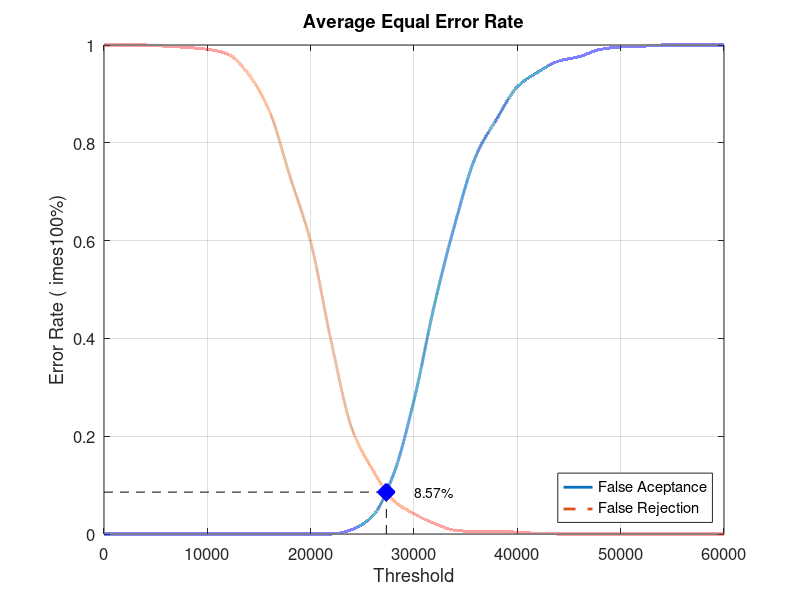
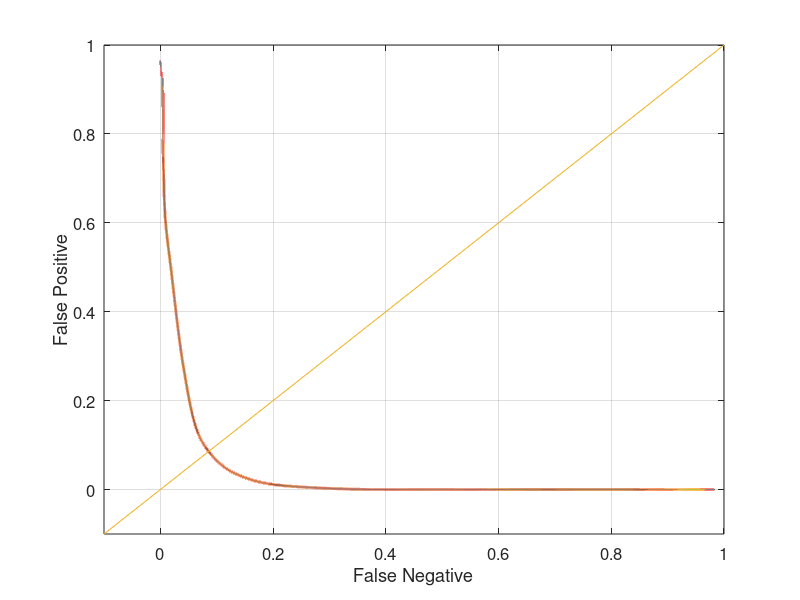

Recreate these plots in MATLAB, in order.
close all;
clear;
clc;
x = 0:2000:60000;
xq = 0:0.5:60000;

y0 = [0 0 0 0 0 0 0 0 0 0 0 0 0.00921053 0.0368421 0.121053 0.273684 0.471053 0.636842 0.773684 0.848684 0.914474 0.944737 0.967105 0.976316 0.99079 0.996053 0.997368 1 1 1 1]
yy0 = interp1(x, y0, xq, 'pchip');
y1 = [1 1 1 0.9975 0.995 0.99125 0.98125 0.94 0.865 0.73125 0.5975 0.3925 0.215 0.13125 0.06875 0.04125 0.02125 0.0075 0.005 0.005 0.00375 0.00125 0 0 0 0 0 0 0 0 0]
yy1 = interp1(x, y1, xq, 'pchip');

% Calculating EER: 
y2 = abs(y0 - y1);
find(y2 == min(y2))
yy2 = abs(yy0 - yy1);
xEER = find(yy2 == min(yy2));
xEERIndex = xq(xEER) % X-axis EER
yEER = yy0(xEER) % Y-axis EER

main = figure
plot(xq, yy0,'-','LineWidth', 2);	hold on
plot(xq, yy1,'--','LineWidth', 2);	hold on
plot([xEERIndex xEERIndex], [0 yEER], 'k--');	hold on
plot([0 xEERIndex], [yEER yEER], 'k--');	hold on
plot(xEERIndex, yEER, 'bx', 'LineWidth', 10);	hold on
text(xEERIndex + 10 * xEERIndex / 100, yEER, [num2str(round((10000 * yEER)) / 100) '%'])
legend('False Aceptance', 'False Rejection', 'Location', 'SouthEast')
xlabel('Threshold')
ylabel('Error Rate (	imes100%)')
title('Average Equal Error Rate')
set(gca, 'FontSize', 12)
axis([0 60000 0 1])
grid on

print(main, 'Experiment3AverageMain', '-dpng');
FNRxFPR = figure('Color', [1 1 1]);
plot(yy1, yy0, '-', yy1, yy0, 'LineWidth', 2);
hold on
y = -0.1:0.1:1
plot(y, y); 
set(gca, 'FontSize', 12)
xlabel('False Negative')
ylabel('False Positive')
axis([-0.1 1 -0.1 1])
set(gca, 'FontSize', 12)
grid on

print(FNRxFPR, 'Experiment3AverageFNRxFPR','-dpng');
